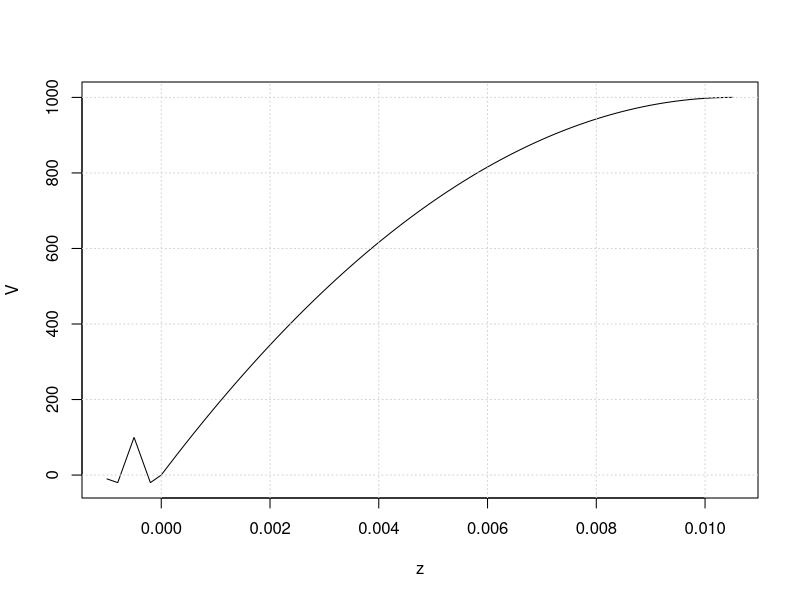
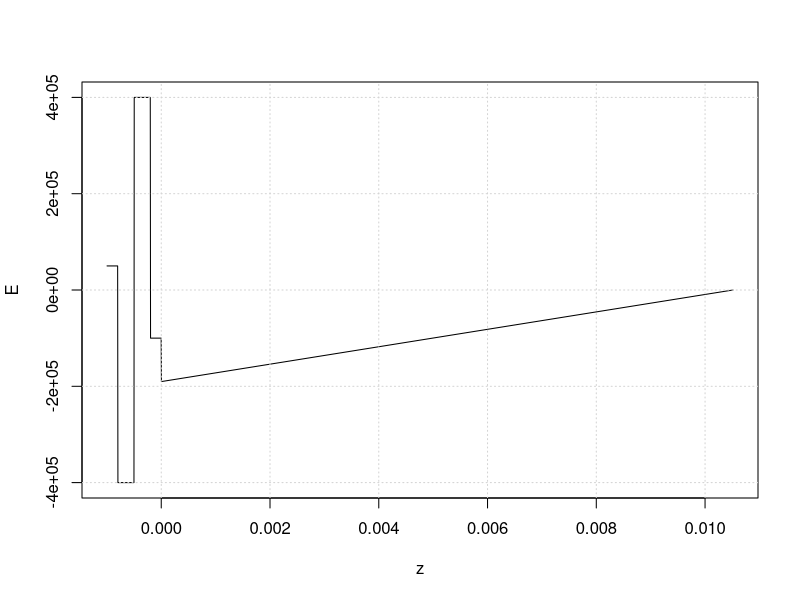
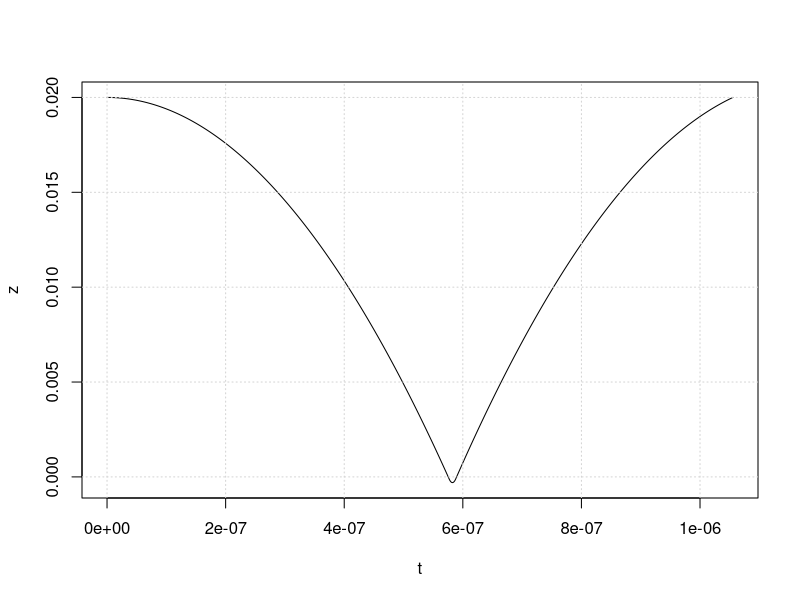
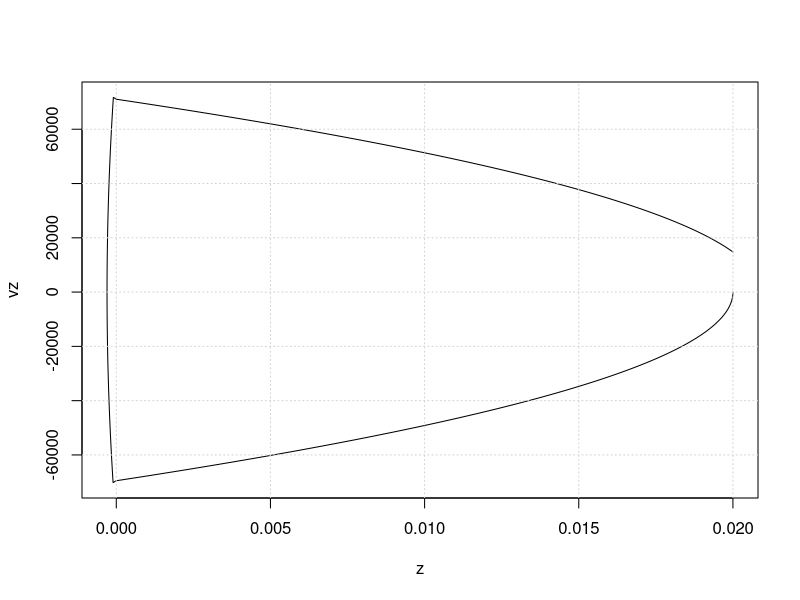
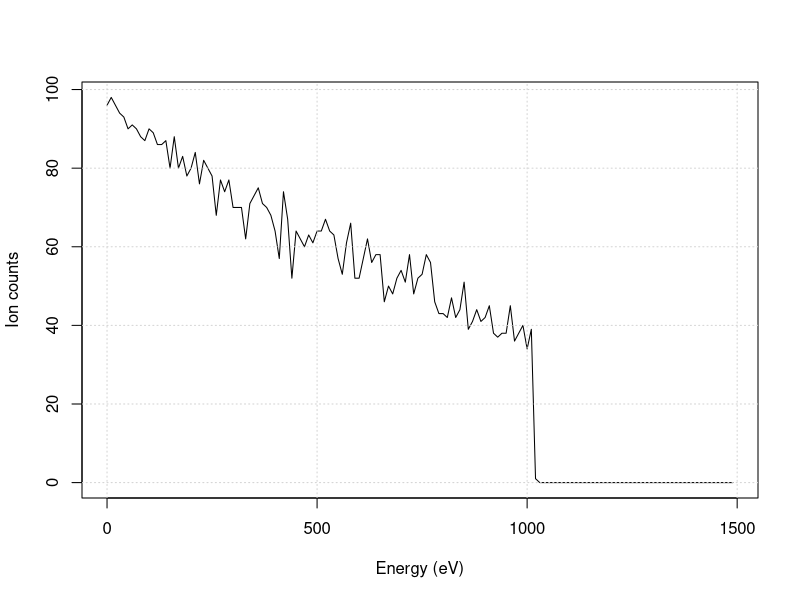
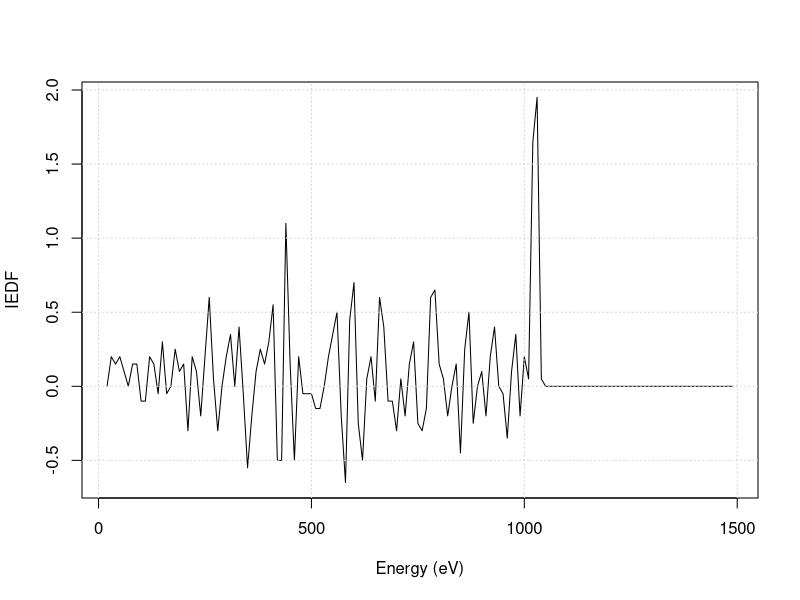

Generate these figures, in order, with R:
data <- read.csv("VEz.csv", header=TRUE, colClasses = c("numeric","numeric","numeric"))
colnames(data) <- c("z","V","E")

plot(with(data, V ~ z), type = "l")
grid()

plot(with(data, E ~ z), type = "l")
grid()


traj <- read.csv("trajectory.csv", header=TRUE, colClasses = c("numeric","numeric","numeric"))
colnames(traj) <- c("t","z","vz")

plot(with(traj, z ~ t), type = "l")
grid()

plot(with(traj, vz ~ z), type = "l")
grid()



library(dplyr)
ionCount <- read.csv("ionCount.csv", header=TRUE, colClasses = c("numeric","numeric","numeric"))
colnames(ionCount) <- c("G2","Count","Energy(ev)")

ionCount <- ionCount %>% group_by(G2) %>% summarise(counts = sum(Count))

plot(ionCount, type = "l", xlab="Energy (eV)", ylab="Ion counts"); grid()

derivative <- c()
n <- dim(ionCount)[1]-1  
for (i in 2:n)
  {
  numerator <- with(ionCount, -(counts[i+1]-counts[i-1]) )
  denominator <- with(ionCount, (G2[i+1]-G2[i-1]) )
  if (denominator < 0) data <- 0
  else data <- numerator/denominator
  derivative <- rbind(derivative,data)
}
energy <- seq(2,n,1)*10
plot(derivative ~ energy, type="l",xlab="Energy (eV)", ylab="IEDF"); grid()

